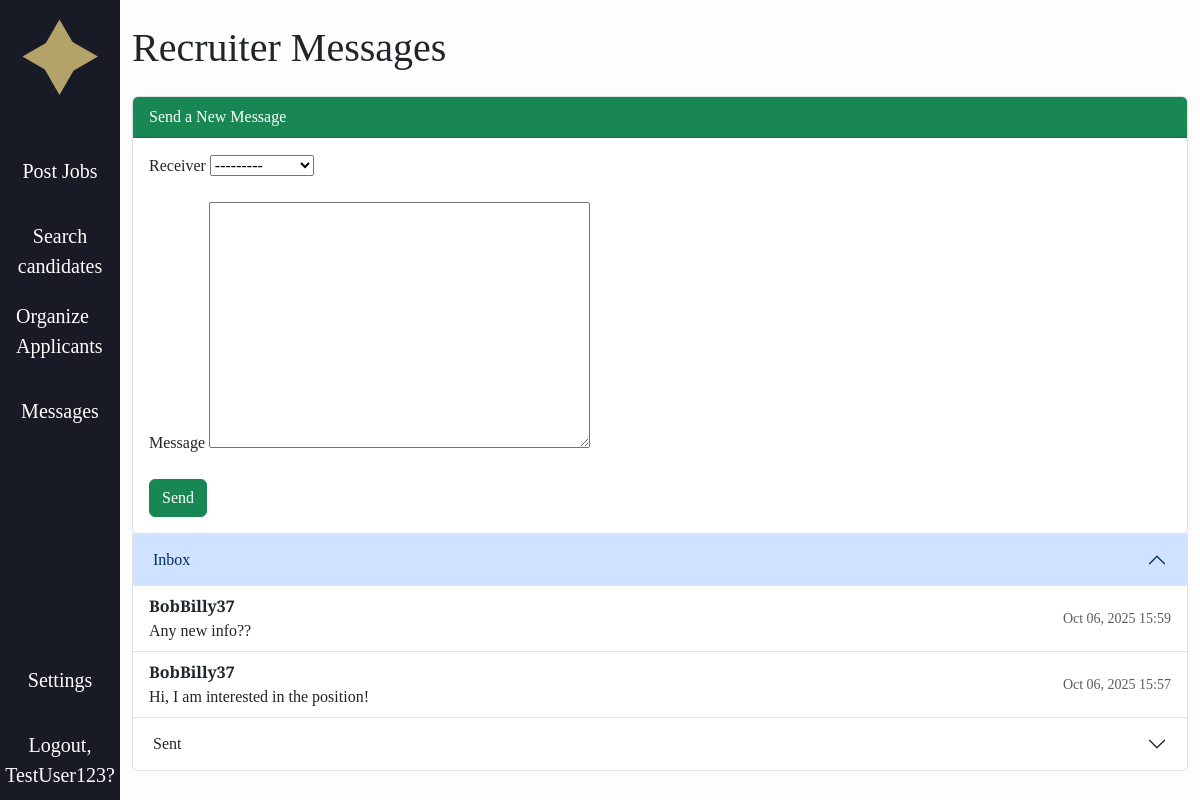
The app's page /messages/recruiter/ (signed in) with its own data.
### accounts/models.py (models this page shows, shortened)
class CustomUser(AbstractUser):
    ROLE_CHOICES = (
        ("recruiter", "Recruiter"),
        ("user", "User"),
    )
    role = models.CharField(max_length=20, choices=ROLE_CHOICES, default="user")
    fname = models.CharField(max_length=30, blank=True, default='')
    lname = models.CharField(max_length=30, blank=True, default='')
    headline = models.CharField(max_length=255, blank=True, default='')
    skills = models.TextField(blank=True, default='')
    education = models.TextField(blank=True, default='')
    work_experience = models.TextField(blank=True, default='')
    location = models.CharField(max_length=255, blank=True, default='')
    links = models.TextField(blank=True, default='')
    show_headline = models.BooleanField(default=True)
    show_skills = models.BooleanField(default=True)
    show_education = models.BooleanField(default=True)
    show_work_experience = models.BooleanField(default=True)
    show_location = models.BooleanField(default=True)
    show_links = models.BooleanField(default=True)

### messaging/models.py (models this page shows, shortened)
class Message(models.Model):
    sender = models.ForeignKey(
        settings.AUTH_USER_MODEL, on_delete=models.CASCADE, related_name="sent_messages"
    )
    receiver = models.ForeignKey(
        settings.AUTH_USER_MODEL, on_delete=models.CASCADE, related_name="received_messages"
    )
    content = models.TextField()
    sent_at = models.DateTimeField(auto_now_add=True)

### messaging/views.py (the view)
# urls.py: path("recruiter/", views.recruiter_messages, name="recruiter_inbox"),
@login_required
def recruiter_messages(request):
    if request.user.role != "recruiter":
        return redirect("home")  # block users from recruiter page
    inbox = Message.objects.filter(receiver=request.user).order_by('-sent_at')
    sent = Message.objects.filter(sender=request.user).order_by('-sent_at')
    form = MessageForm(request.POST or None, user=request.user)
    if request.method == "POST" and form.is_valid():
        msg = form.save(commit=False)
        msg.sender = request.user
        msg.save()
        return redirect('messaging:recruiter_inbox')
    return render(request, "messaging/recruiter_messages.html", {
        "inbox": inbox, "sent": sent, "form": form
    })

### messaging/forms.py
class MessageForm(forms.ModelForm):
    class Meta:
        model = Message
        fields = ['receiver', 'content']
    def __init__(self, *args, **kwargs):
        user = kwargs.pop("user")  # logged-in user
        super().__init__(*args, **kwargs)
        if user.role == "recruiter":
            self.fields['receiver'].queryset = CustomUser.objects.filter(role="user")
        elif user.role == "user":
            self.fields['receiver'].queryset = CustomUser.objects.filter(role="recruiter")

### jobble/context_processors.py (called while the page is built)
def user_template(request):
    if request.user.is_authenticated:
        if request.user.is_superuser:
            return {"base_template": "baseA.html"}   # special admin template
        elif getattr(request.user, "role", "").lower() == "recruiter":
            return {"base_template": "baseR.html"}   # recruiter template
        else:
            return {"base_template": "base.html"}    # regular user
    return {"base_template": "base.html"}           # default for anonymous users

### messaging/templates/messaging/recruiter_messages.html (shortened to what this page needs)
{% extends base_template %}
{% block content %}
<div class="container py-4">
  <h1 class="mb-4">Recruiter Messages</h1>
  <div class="accordion" id="recruiterMessagesAccordion">
  <div class="card shadow-sm mt-4">
    <div class="card-header bg-success text-white">Send a New Message</div>
    <div class="card-body">
      <form method="post">
        <div class="mb-3">
          <label for="id_receiver" class="form-label">Receiver</label>
          {{ form.receiver }}
        </div>
        <div class="mb-3">
          <label for="id_content" class="form-label">Message</label>
          {{ form.content }}
        </div>
        <button type="submit" class="btn btn-success">Send</button>
      </form>
    </div>
  </div>
    <div class="accordion-item">
      <h2 class="accordion-header" id="headingInbox">
        <button class="accordion-button" type="button" data-bs-toggle="collapse" data-bs-target="#collapseInbox" aria-expanded="true" aria-controls="collapseInbox">
          Inbox
        </button>
      </h2>
      <div id="collapseInbox" class="accordion-collapse collapse show" aria-labelledby="headingInbox" data-bs-parent="#recruiterMessagesAccordion">
        <div class="accordion-body p-0">
          <ul class="list-group list-group-flush">
            {% for msg in inbox %}
              <li class="list-group-item d-flex justify-content-between align-items-center">
                <div>
                  <strong>{{ msg.sender.username }}</strong><br>
                  {{ msg.content }}
                </div>
                <small class="text-muted">{{ msg.sent_at|date:"M d, Y H:i" }}</small>
              </li>
            {% empty %}
              <li class="list-group-item text-muted">No messages yet.</li>
            {% endfor %}
          </ul>
        </div>
      </div>
    </div>
    <div class="accordion-item">
      <h2 class="accordion-header" id="headingSent">
        <button class="accordion-button collapsed" type="button" data-bs-toggle="collapse" data-bs-target="#collapseSent" aria-expanded="false" aria-controls="collapseSent">
          Sent
        </button>
      </h2>
    </div>
  </div>
</div>
{% endblock %}

### jobble/templates/baseR.html (shortened to what this page needs)
<!DOCTYPE html>
<html>
    {% load static %}
  <head>
  <link rel="stylesheet" href="{% static 'css/style.css' %}">
  <link href="https://cdn.jsdelivr.net/npm/bootstrap@5.3.3/dist/css/bootstrap.min.css" rel="stylesheet"crossorigin="anonymous">
  <link rel="stylesheet" href="https://cdnjs.cloudflare.com/ajax/libs/font-awesome/6.1.1/css/all.min.css">
  </head>
  <body>
 <div class="d-flex">
    <nav class="sidebar d-flex flex-column align-items-center">
      <div class="testsvg d-flex align-items-center justify-content-center">
        <a href="{% url 'Rhome.index' %}" class="d-flex align-items-center">
          <img src="{% static 'img/Logo.svg' %}" width="100%" height="100%" alt="">
        </a>
      </div>
      <ul class="nav flex-column mb-auto">
        <li class="nav-item">
          <div class="test d-flex align-items-center justify-content-center">
          <a href="{% url 'job_list' %}" class="nav-link">Post Jobs</a>
          </div>
        </li>
        <li class="nav-item">
          <div class="test d-flex align-items-center justify-content-center">
          <a href="{% url 'Rhome.searchcandidates' %}" class="text-center nav-link">Search candidates</a>
          </div>
        </li>
        <li class="">
          <div class="test d-flex align-items-center justify-content-center">
          <a href="{% url 'applications:recruiter_applicants' %}" class="nav-link">Organize Applicants</a>
          </div>
        </li>
        <li class="">
          <div class="test d-flex align-items-center justify-content-center">
          <a href="{% url 'messaging:recruiter_inbox' %}" class="nav-link">Messages</a>
          </div>
        </li>
      </ul>
      <div class="nav flex-column test2">
        <div class="nav-item test d-flex align-items-center justify-content-center">
          <a href="#" class="nav-link">Settings</a>
        </div>
        <div class="test d-flex align-items-center justify-content-center">
            {% if user.is_authenticated %}
            <div class="text-center">
            <a class="nav-link"
              href="{% url 'accounts.logout' %}">Logout, {{user.username }}?</a>
            </div>
            {% else %}
            <a class="nav-link"
              href="{% url 'accounts.login' %}">Login</a>
            {% endif %}
        </div>
      </div>
    </nav>
     <div class="main-content">
    {% block content %}
    {% endblock content %}
    </div>
</body>
</html>

### jobble/static/css/style.css (style rules this page uses)
* { font-family: "DM Serif Text", serif; font-weight: 400; font-style: normal; }
.main-content { background-color: #fdfdfd; width: 90vw; min-height: 100vh; margin-left: 10vw; }
body { overflow-x: hidden; }
.sidebar { height: 100vh; width: 10vw; position: fixed; top: 0; left: 0; padding-top: 2vh; background-color: #181A25; justify-content: space-between; }
.sidebar .nav-link { color: #ffffff; font-size: calc(1.25rem); }
.test { height: 10vh; width: 10vw; }
.test2 { justify-content: flex-end; }
.testsvg { width: auto; height: auto; }
h1 { font-size: 36px; }
h2 { font-size: 24px; }
.card { border: 1.5px solid #dee2e6 !important; }

### records on screen
CustomUser: username "TestUser123"
Message: sender.username "BobBilly37", content "Any new info??", sent_at "Oct 06, 2025 15:59"
Message: sender.username "BobBilly37", content "Hi, I am interested in the position!", sent_at "Oct 06, 2025 15:57"
